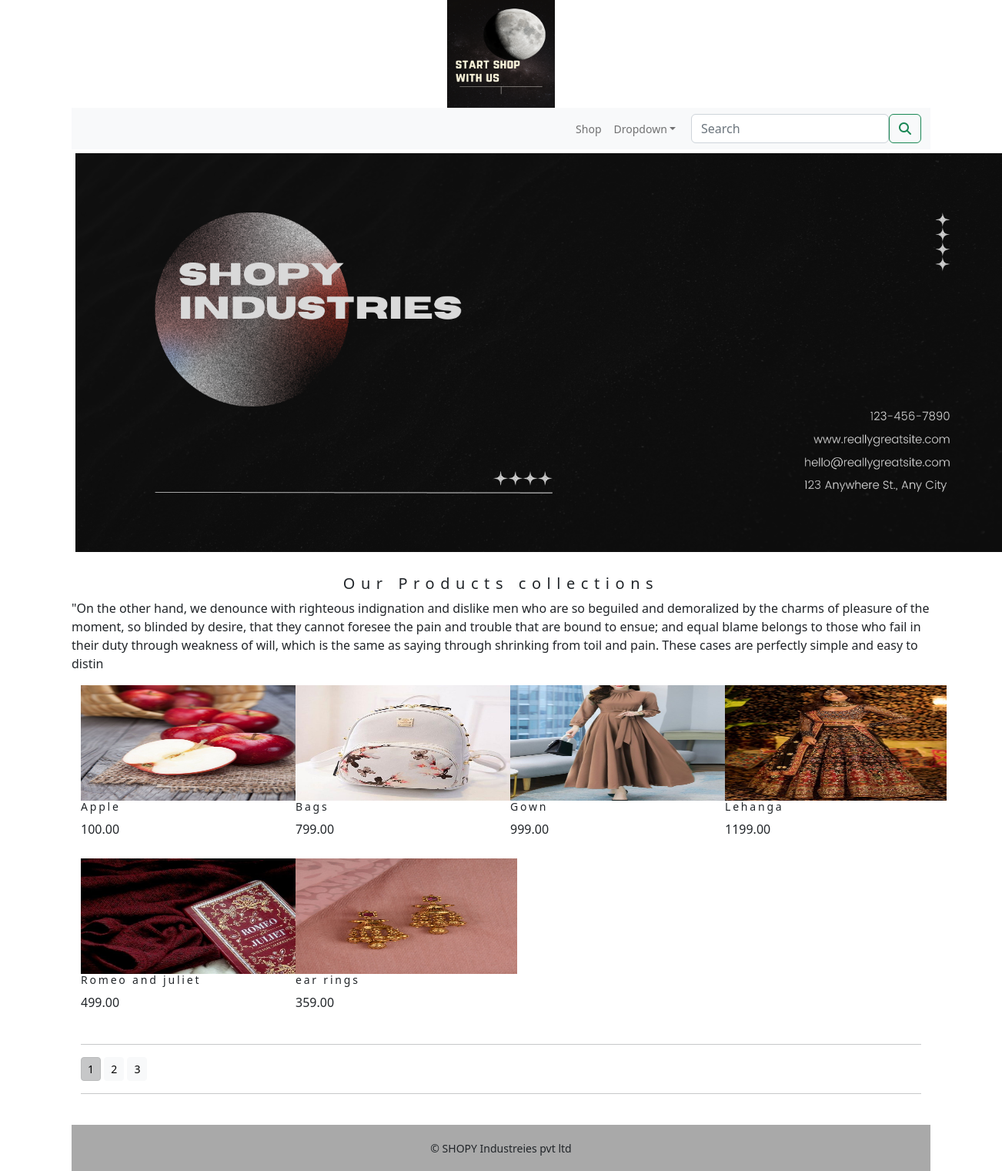
The app's page /shop/ with its own data.
### shop/models.py (models this page shows, shortened)
class Products (models.Model):
    name=models.CharField(max_length=250,unique=True)
    slug=models.SlugField(max_length=250,unique=True)
    description=models.TextField(blank=True)
    price=models.DecimalField(max_digits=10,decimal_places=2)
    catagory=models.ForeignKey(Catagory,on_delete=models.CASCADE)
    image=models.ImageField(upload_to='product',blank=True)
    stock=models.IntegerField()
    availiable=models.BooleanField(default=True)
    created=models.DateTimeField(auto_now_add=True)
    updated=models.DateTimeField(auto_now=True)
    def get_url(self):
        return reverse('shop:prodCatdetail',args=[self.catagory.slug,self.slug])
    class Meta:
        ordering = ('name',)
        verbose_name = 'product'
        verbose_name_plural = 'products'

### shop/views.py (the view)
# urls.py: path('',views.allProCat,name='allProCat'),
def allProCat (request,c_slug=None):
    c_page=None
    products_list=None
    if c_slug!=None:
        c_page=get_object_or_404(Catagory,slug=c_slug)
        products_list=Products.objects.all().filter(catagory=c_page,availiable=True)
    else:
        products_list=Products.objects.all().filter(availiable=True)
    paginator=Paginator(products_list,6)
    try:
        page=int(request.GET.get('page','1'))
    except:
        page=1
    try:
        products=paginator.page(page)
    except (EmptyPage,InvalidPage):
        products=paginator.page(paginator.num_pages)
    return render(request,'catagory.html',{'catagory':c_page,'products': products})

### cart/context_processors.py (called while the page is built)
def counter (request):
    item_count=0
    if 'admin' in request.path:
        return {}
    else:
        try:
            cart=Cart.objects.filter(cart_id=_cart_id(request))
            car_items=Cartitem.objects.all().filter(cart=cart[:1])
            for cat_item in car_items:
                item_count += cat_item.quantity
        except Cart.DoesNotExist:
            item_count=0
    return  dict(item_count=item_count)

### cart/views.py (called while the page is built)
def _cart_id(request):
    cart=request.session.session_key
    if not cart:
        cart=request.session.create()
    return cart

### shop/context_processors.py (called while the page is built)
def menu_links(request):
    links=Catagory.objects.all()
    return dict(links=links)

### shop/models.py (called while the page is built)
    def get_url(self):
        return reverse('shop:products_by_catagory',args=[self.slug])

### templates/catagory.html (shortened to what this page needs)
{% extends 'base.html' %}
{% load static %}
{% block content %}
<div class="mx_auto">
    {% if catagory %}
    <img class="my_image" src="{{catagory.image.url}}" alt="{{catagory.name}}">
</div>
<br>
<div>
    <h1 class="text-center my_title">{{catagory.name}}</h1>
    <p class="text-justify">{{catagory.description}}</p>
</div>
{% else %}
<div>
    <img class="my_image my_image_padding" src="{% static 'img/banner.png' %}" alt="our products" width="1250px">
</div>
<br>
<div>
     <h1 class="text-center my_title">Our Products collections</h1>
    <p class="text-justify">"On the other hand, we denounce with righteous indignation and dislike men who are so beguiled and demoralized by the charms of pleasure of the moment, so blinded by desire, that they cannot foresee the pain and trouble that are bound to ensue; and equal blame belongs to those who fail in their duty through weakness of will, which is the same as saying through shrinking from toil and pain. These cases are perfectly simple and easy to distin</p>
</div>
    {% endif %}
<div class="container">
    <div class="row mx_auto">
        {% for product in products.object_list %}
        <div class="my_bottom_margin col-9 col-sm-12  col-md-4  col-md-12 col-lg-3">
            <div class="card-text-center" style="min-width:18rem;">
                <a href="{{product.get_url}}"><img class="card-img-top my_image" src="{{product.image.url}}" alt="{{product.name}}" width="150px" height="150px"></a>
                <div class="card-body">
                    <h4>{{product.name}}</h4>
                    <p>{{product.price}}</p>
                </div>
            </div>
        </div>
        {% endfor %}
    </div>
    <div class="mx-auto my_search_text">
       {% if products.paginator.num_pages > 1 %}
<hr>
        {% for pg in products.paginator.page_range %}
        <a href="?page={{pg}}" class="btn btn-light btn-sm {% if products.number == pg %} active {% endif %}">{{pg}}</a>
     {% endfor %}
    </div>
    {% endif %}<hr>
</div><br>
{% endblock %}

### templates/base.html (shortened to what this page needs)
{% load static %}
<!DOCTYPE html>
<html lang="en">
<head>
    <link rel="stylesheet" href="{% static 'css/custom.css' %}">
        <link href="{% static 'css/bootstrap.min.css' %} " rel="stylesheet">
</head>
<body>
<div class="container">
{% include 'header.html' %}
{% include 'navbar.html' %}
{%  block content %}
{% endblock %}
    </div>
{% include 'footer.html' %}
</body>
</html>

### templates/header.html
{% load static %}
<header>
  <center>
   <a href="{% url 'shop:allProCat' %}"></a> <img src="{% static 'img/logo.png' %} " alt="logimage" width="140px" height="140px">
  </center>
</header>

### templates/navbar.html (shortened to what this page needs)
<nav class="navbar navbar-expand-lg bg-light">
  <div class="container-fluid">
    <div class="collapse navbar-collapse" id="navbarSupportedContent">
      <ul class="navbar-nav me-auto mb-2 mb-lg-0">
        <li class="nav-item">
          <a class="nav-link" href="#">Shop</a>
        </li>
        <li class="nav-item dropdown {% if 'shop' in request.path %} active {% endif %}" >
          <a class="nav-link dropdown-toggle" href="#" role="button" data-bs-toggle="dropdown" aria-expanded="false">
            Dropdown
          </a>
        </li>
      </ul>
      <form class="d-flex" role="search" action="{% url 'search_app:searchResult' %}" method="get">
        <input class="form-control me-2" type="search" placeholder="Search" name="Q" aria-label="Search">
        <button class="btn btn-outline-success" type="submit"><i class="fa fa-search" ></i>
</button>
      </form>
    </div>
  </div>
</nav>

### templates/footer.html
<div class="footer footer-fixed-bottom my_footer">
    <p class="text-center">&copy; SHOPY Industreies pvt ltd </p>
</div>

### static/css/custom.css (style rules this page uses)
body { font-family: 'Roboto', sans-serif; }
.nav-item { letter-spacing :.2m; font-size: 14px; text-transform:upppercase; }
.my_footer { background-color:#A9A9A9; height:60px; }
.my_footer p { padding-top:20px; font-size:14px; }
.my_image { width=100%; height=auto; }
.my_title { font-size:20px; text_transform:upppercase; letter-spacing:.2cm; }
.my_image_padding { padding:5px; }
.my_bottom_margin { margin-bottom:10px; }
.card-body h4 { font-size:14px; text-transform:upppercase; letter-spacing:.2em }
.my_search_text { padding-top }

### records on screen
Products: image (picture), name "Apple", price "100.00"
Products: image (picture), name "Bags", price "799.00"
Products: image (picture), name "Gown", price "999.00"
Products: image (picture), name "Lehanga", price "1199.00"
Products: image (picture), name "Romeo and juliet", price "499.00"
Products: image (picture), name "ear rings", price "359.00"

### other values on screen
{{ pg }} "1" "2" "3"
